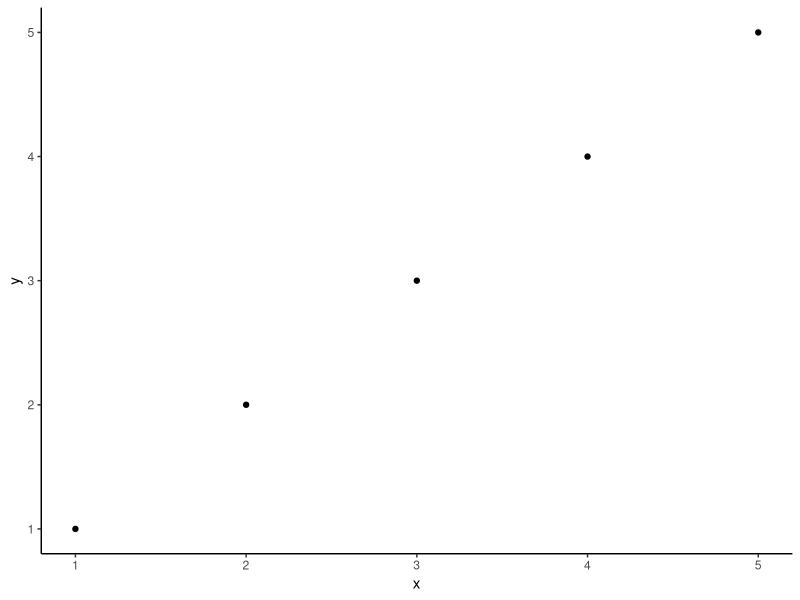

Here is the R script that generated this plot:
## ---- chunk 1
knitr::opts_chunk$set(
  echo = TRUE, 
  message = FALSE,
  warning = FALSE,
  fig.height = 3, 
  fig.width = 6,
  fig.align = "center", 
  fig.path = "figure/",
  cache = FALSE, 
  cache.path = "_cache/"
)
library(tidyverse)
library(cowplot)
theme_set(theme_classic())

navyblue <- "#002f5c"
solidpink <- "#8E3B46"
## ---- chunk 2
ggplot(tibble(x = 1:5, y = 1:5), aes(x, y)) +
  geom_point()
